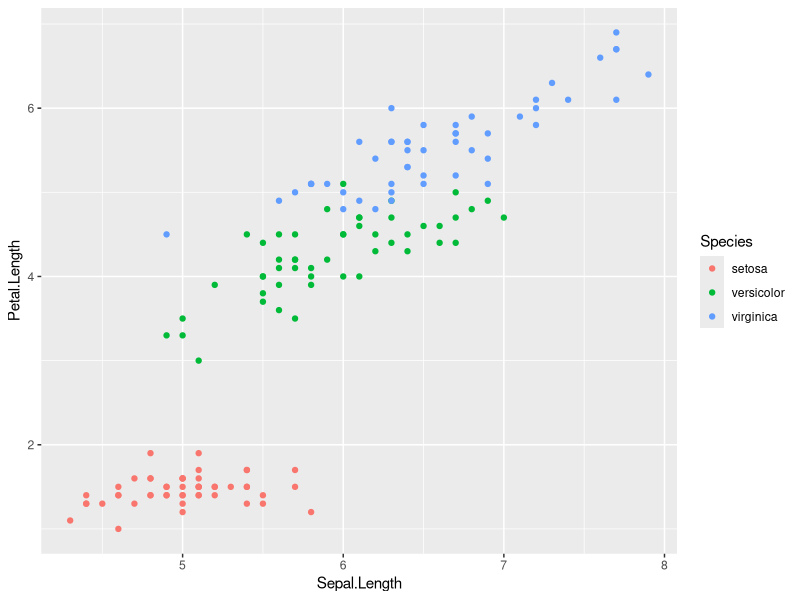
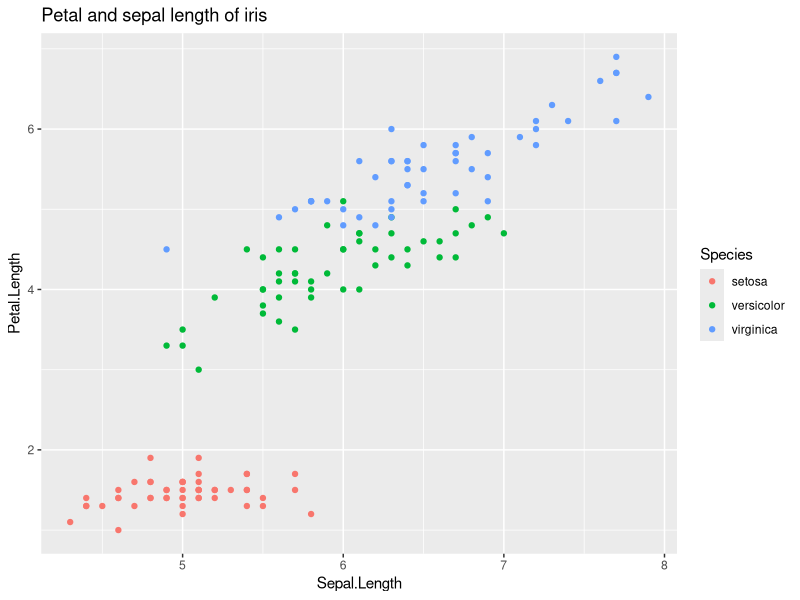
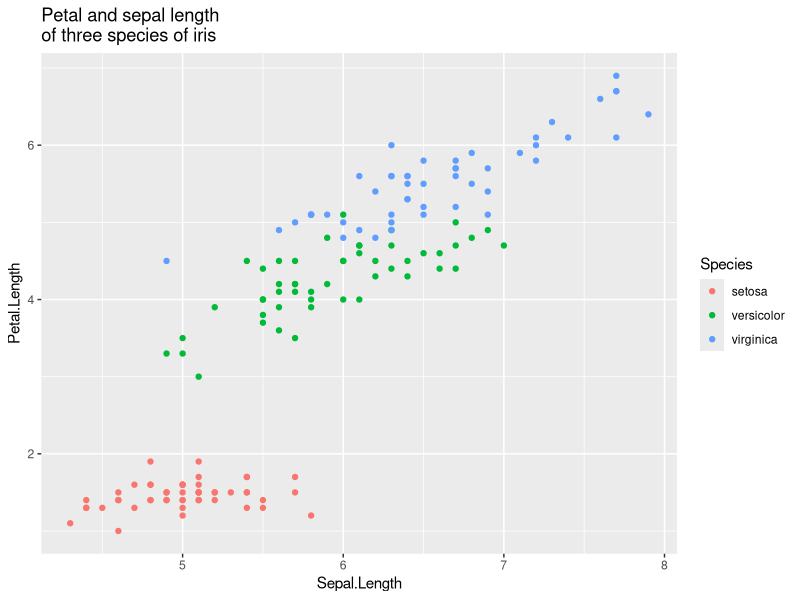
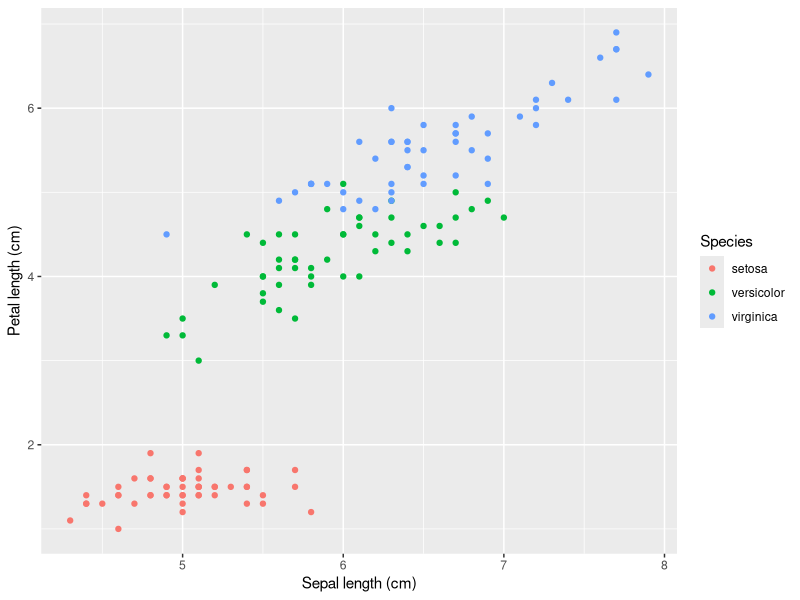
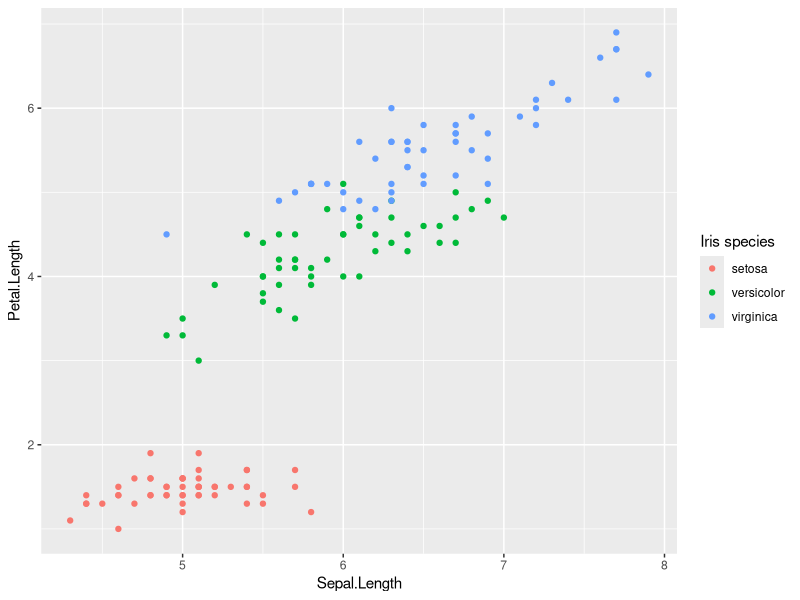
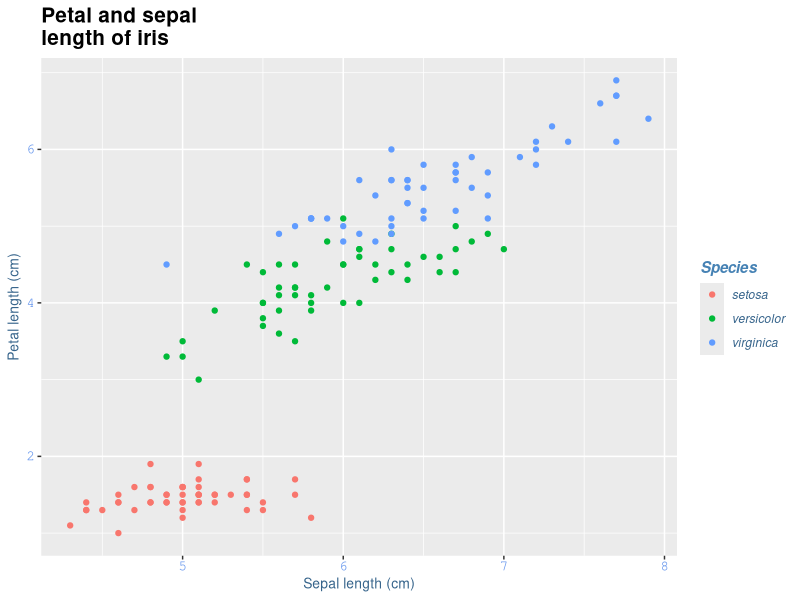

These figures' R source, in order:
## ---- chunk 1
library(ggplot2)
## ---- chunk 2
data(iris)
## ---- chunk 3
IrisPlot <- ggplot(iris, aes(Sepal.Length, Petal.Length, colour = Species)) +
  geom_point()
## ---- chunk 4
print(IrisPlot)
## ---- chunk 5
print(IrisPlot + ggtitle("Petal and sepal length of iris"))
## ---- chunk 6
print(IrisPlot + ggtitle("Petal and sepal length \nof three species of iris"))
## ---- chunk 7
print(IrisPlot + labs(y = "Petal length (cm)", x = "Sepal length (cm)"))
## ---- chunk 8
IrisPlot <- ggplot(iris, aes(Sepal.Length, Petal.Length, colour = Species)) +
  geom_point()

print(IrisPlot + labs(colour = "Iris species"))
## ---- chunk 9
mynamestheme <- theme(
  plot.title = element_text(family = "Helvetica", face = "bold", size = (15)),
  legend.title = element_text(colour = "steelblue", face = "bold.italic", family = "Helvetica"),
  legend.text = element_text(face = "italic", colour = "steelblue4", family = "Helvetica"),
  axis.title = element_text(family = "Helvetica", size = (10), colour = "steelblue4"),
  axis.text = element_text(family = "Courier", colour = "cornflowerblue", size = (10))
)

print(IrisPlot + mynamestheme + labs(title = "Petal and sepal \nlength of iris", y = "Petal length (cm)", x = "Sepal length (cm)"))
